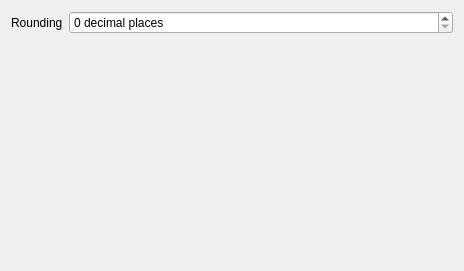
<?xml version="1.0" encoding="UTF-8"?>
<ui version="4.0">
 <class>Dlg</class>
 <widget class="QWidget" name="Dlg">
  <property name="geometry">
   <rect>
    <x>0</x>
    <y>0</y>
    <width>464</width>
    <height>271</height>
   </rect>
  </property>
  <property name="windowTitle">
   <string>Calcy - Simple Calculator</string>
  </property>
  <layout class="QVBoxLayout" name="verticalLayout">
   <item>
    <layout class="QFormLayout" name="formLayout">
     <property name="fieldGrowthPolicy">
      <enum>QFormLayout::AllNonFixedFieldsGrow</enum>
     </property>
     <item row="0" column="0">
      <widget class="QLabel" name="label">
       <property name="text">
        <string>Rounding</string>
       </property>
      </widget>
     </item>
     <item row="0" column="1">
      <widget class="QSpinBox" name="txtRounding">
       <property name="suffix">
        <string> decimal places</string>
       </property>
       <property name="prefix">
        <string/>
       </property>
      </widget>
     </item>
    </layout>
   </item>
  </layout>
 </widget>
 <resources/>
 <connections/>
</ui>
